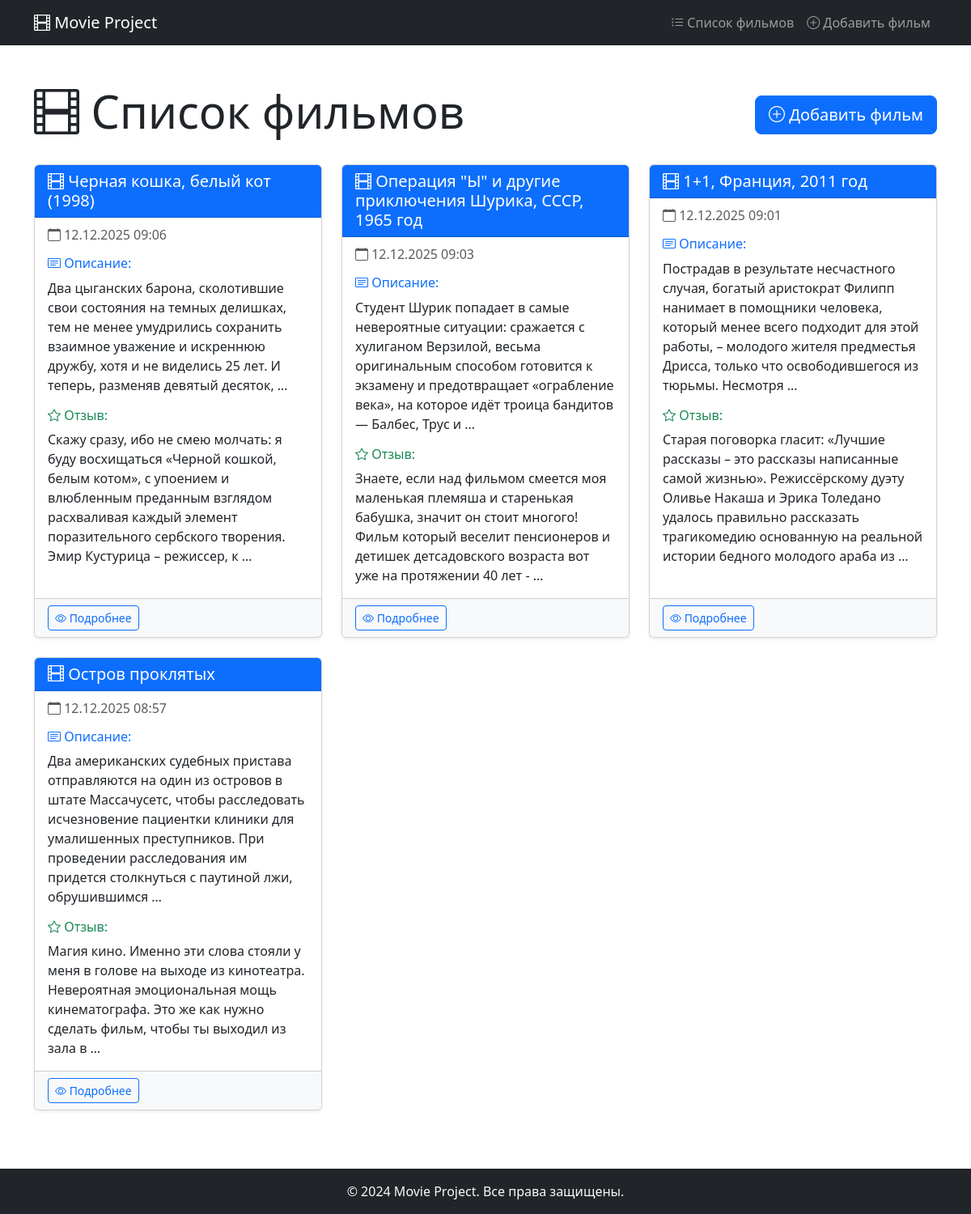
/films/, run on an earlier commit of the app's database.
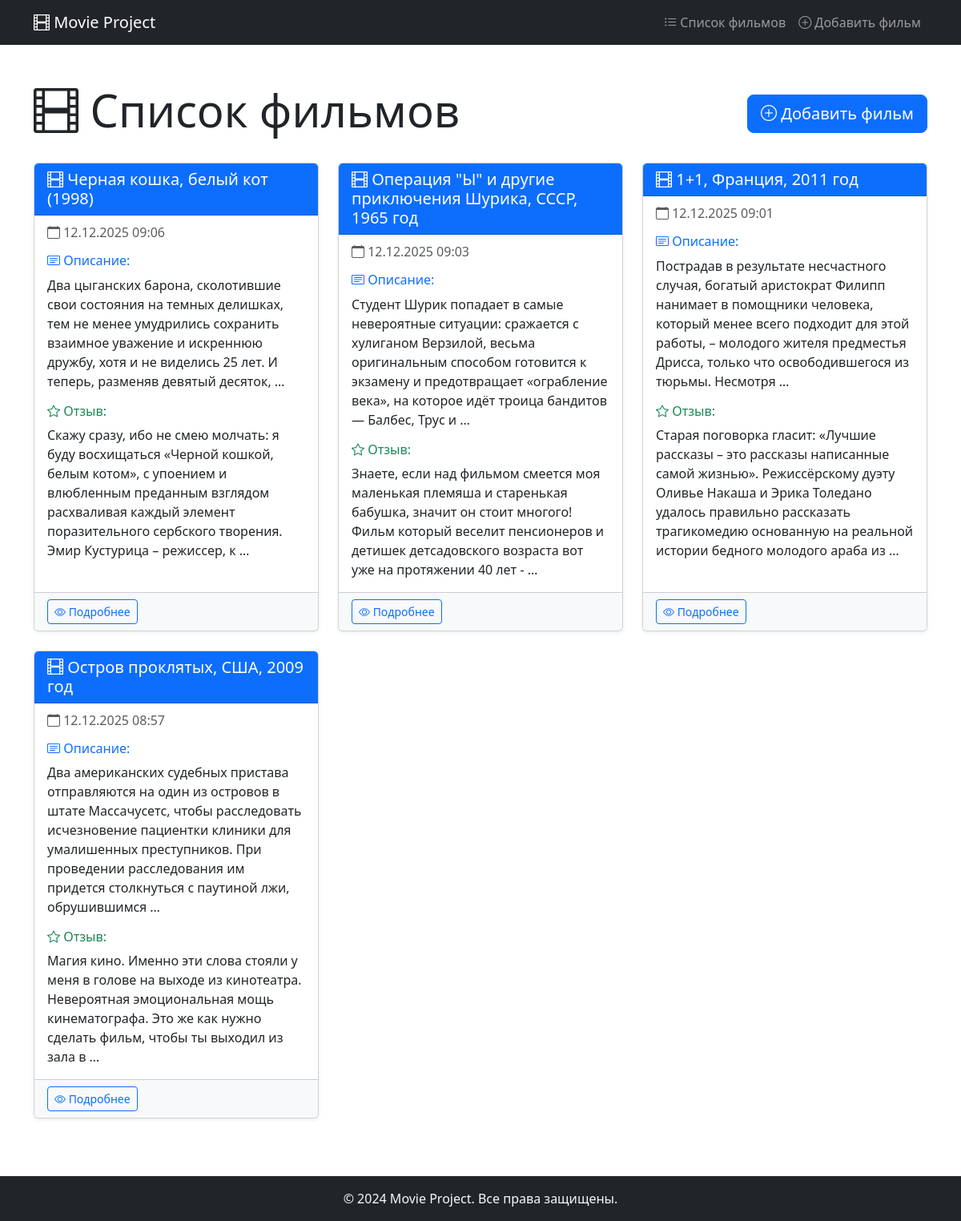
And on a later commit of the database.
### films/models.py (models this page shows, shortened)
class Film(models.Model):
    title = models.CharField(max_length=200, verbose_name='Название фильма')
    description = models.TextField(verbose_name='Описание фильма')
    review = models.TextField(verbose_name='Отзыв')
    created_at = models.DateTimeField(auto_now_add=True, verbose_name='Дата создания')
    class Meta:
        verbose_name = 'Фильм'
        verbose_name_plural = 'Фильмы'
        ordering = ['-created_at']

### films/views.py (the view)
# urls.py: path('', views.films_list, name='films_list'),
def films_list(request):
    films = Film.objects.all()
    return render(request, 'films/films.html', {'films': films})

### films/templates/films/films.html (shortened to what this page needs)
{% extends 'films/layoute.html' %}
{% block content %}
<div class="d-flex justify-content-between align-items-center mb-4">
    <h1 class="display-4">
        <i class="bi bi-film"></i> Список фильмов
    </h1>
    <a href="{% url 'add_film' %}" class="btn btn-primary btn-lg">
        <i class="bi bi-plus-circle"></i> Добавить фильм
    </a>
</div>
{% if films %}
    <div class="row">
        {% for film in films %}
        <div class="col-md-6 col-lg-4 mb-4">
            <div class="card h-100 shadow-sm">
                <div class="card-header bg-primary text-white">
                    <h5 class="card-title mb-0">
                        <i class="bi bi-film"></i> {{ film.title }}
                    </h5>
                </div>
                <div class="card-body">
                    <h6 class="card-subtitle mb-3 text-muted">
                        <i class="bi bi-calendar"></i> {{ film.created_at|date:"d.m.Y H:i" }}
                    </h6>
                    <div class="mb-3">
                        <h6 class="text-primary">
                            <i class="bi bi-card-text"></i> Описание:
                        </h6>
                        <p class="card-text">{{ film.description|truncatewords:30 }}</p>
                    </div>
                    <div>
                        <h6 class="text-success">
                            <i class="bi bi-star"></i> Отзыв:
                        </h6>
                        <p class="card-text">{{ film.review|truncatewords:30 }}</p>
                    </div>
                </div>
                <div class="card-footer bg-light">
                    <button type="button" class="btn btn-sm btn-outline-primary"
                            data-bs-toggle="modal" data-bs-target="#filmModal{{ film.id }}">
                        <i class="bi bi-eye"></i> Подробнее
                    </button>
                </div>
            </div>
        </div>
        {% endfor %}
    </div>
{% endif %}
{% endblock %}

### films/templates/films/layoute.html (shortened to what this page needs)
<!DOCTYPE html>
<html lang="ru">
<head>
    <link href="https://cdn.jsdelivr.net/npm/bootstrap@5.3.0/dist/css/bootstrap.min.css" rel="stylesheet">
    <link href="https://cdn.jsdelivr.net/npm/bootstrap-icons@1.10.0/font/bootstrap-icons.css" rel="stylesheet">
</head>
<body>
    <nav class="navbar navbar-expand-lg navbar-dark bg-dark">
        <div class="container">
            <a class="navbar-brand" href="{% url 'films_list' %}">
                <i class="bi bi-film"></i> Movie Project
            </a>
            <div class="collapse navbar-collapse" id="navbarNav">
                <ul class="navbar-nav ms-auto">
                    <li class="nav-item">
                        <a class="nav-link" href="{% url 'films_list' %}">
                            <i class="bi bi-list-ul"></i> Список фильмов
                        </a>
                    </li>
                    <li class="nav-item">
                        <a class="nav-link" href="{% url 'add_film' %}">
                            <i class="bi bi-plus-circle"></i> Добавить фильм
                        </a>
                    </li>
                </ul>
            </div>
        </div>
    </nav>
    <main class="container my-5">
        {% block content %}
        {% endblock %}
    </main>
    <footer class="bg-dark text-light text-center py-3 mt-5">
        <div class="container">
            <p class="mb-0">&copy; 2024 Movie Project. Все права защищены.</p>
        </div>
    </footer>
</body>
</html>

What changed in the data, as far as the page shows it:
changed Film: title "Остров проклятых" → "Остров проклятых, США, 2009 год"
